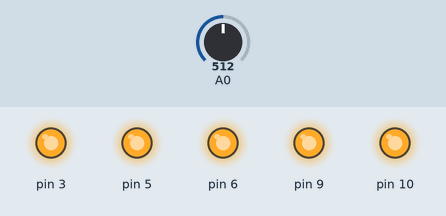
The sketch below on a simulated Arduino Uno, built with avr-gcc and run on an emulated ATmega328P. On the bench: output pins drawn as LEDs (lit = HIGH). The inputs (shaded band) are chosen by the test bench; at power-on: A0 = 512.

Above: at 1.2 s.
1.3 s: A0 set to 214
2.8 s: A0 set to 187
At 3.7 s:
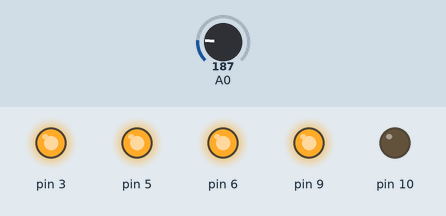
4.3 s: A0 set to 164
5.8 s: A0 set to 134
At 7.0 s:
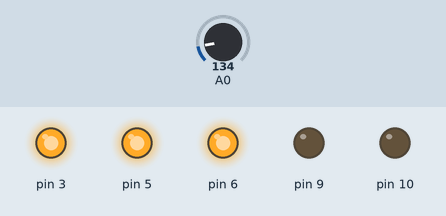
7.3 s: A0 set to 105
8.8 s: A0 set to 95
At 9.4 s:
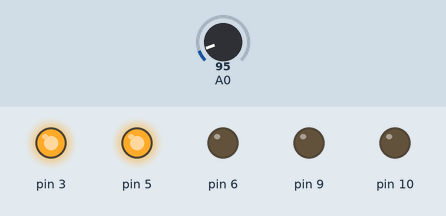
Timing chart, 0 to 11.3 s (numbered marks = the images above; inputs shaded):
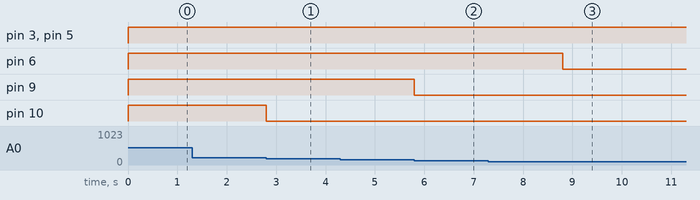

The sketch:

sketch_jul27b_LightMeter.ino
```cpp
// basic light meter, now with functions

int val = 0; //variable for value coming from light sensor

void trigger(int V, int P) //V is trigger threshold, p is pin to trigger
{
   if (val > V)
    {
      digitalWrite(P, HIGH);
    }
    else
    {
      digitalWrite(P, LOW);
    }
}

void setup()
{
  //Serial.begin(9600); //open serial port for diagnostic
  pinMode(3, OUTPUT);
  pinMode(5, OUTPUT);
  pinMode(6, OUTPUT);
  pinMode(9, OUTPUT);
  pinMode(10, OUTPUT);
  //Analog pins are automatically input
}

void loop()
{
  val = analogRead(0); //read value from analog pin zero
  //Serial.println(val); //print sensor value to serial for diagnostic
  trigger(50,3);
  trigger(75,5);
  trigger(100,6);
  trigger(150,9);
  trigger(200,10);

}
```

Measured:
- the behaviour switches between 201 and 200 on A0 (found by bisection; images 0 and 1)
- the behaviour switches between 151 and 150 on A0 (found by bisection; images 1 and 2)
- the behaviour switches between 101 and 100 on A0 (found by bisection; images 2 and 3)
- after the input at 1.3 s, every drawn part: stays the same
- after the input at 2.8 s, pin 10: HIGH → LOW at once
- after the input at 4.3 s, every drawn part: stays the same
- after the input at 5.8 s, pin 9: HIGH → LOW at once
- after the input at 7.3 s, every drawn part: stays the same
- after the input at 8.8 s, pin 6: HIGH → LOW at once
